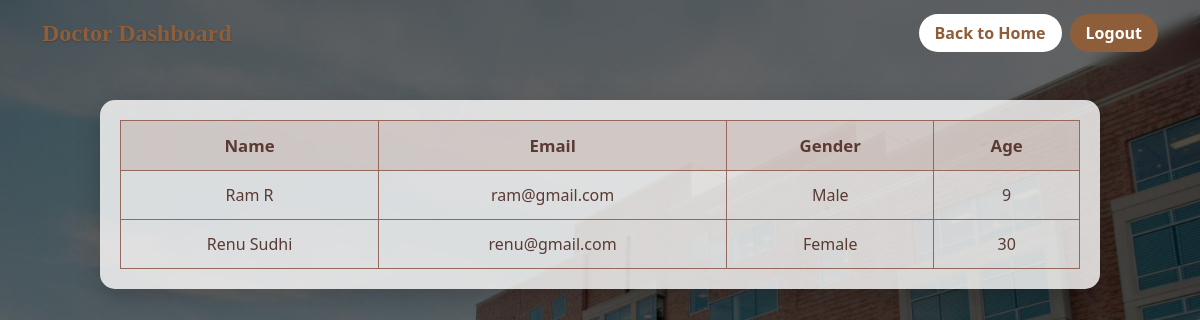
The app's page /dhome/view_pat_by_dr (signed in), older data.
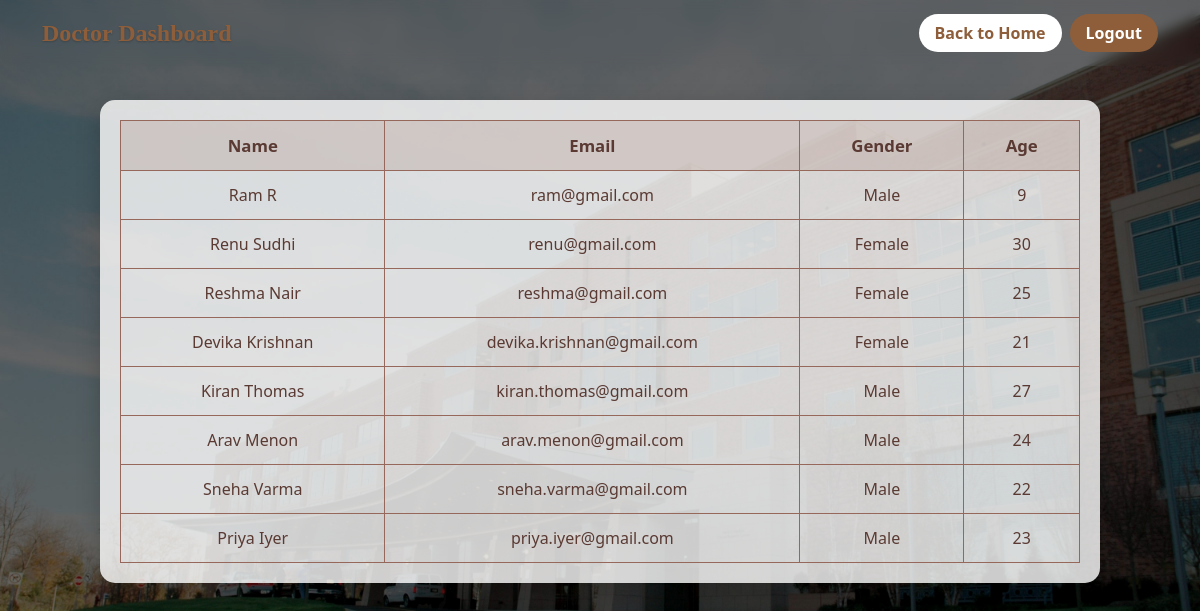
The same page, newer data.
### app/models.py (models this page shows, shortened)
class Patient(models.Model):
    Patient_id = models.ForeignKey(MYUSER, on_delete=models.CASCADE, null=True, blank=True)
    name = models.CharField(max_length=100)
    age = models.IntegerField()
    gender = models.CharField(max_length=10)
    admitted_on = models.DateField(auto_now_add=True)
    is_approved = models.BooleanField(default=False)  # NEW FIELD

class MYUSER(AbstractUser):
    user_type = models.CharField(max_length=10)

### app/views.py (the view)
# urls.py: path('dhome/view_pat_by_dr', view_patient_by_doctor),
@login_required
def view_patient_by_doctor(request):
    s = Patient.objects.select_related('Patient_id').all()
    return render(request, 'view_patient_doctor.html', {'view': s})

### app/templates/view_patient_doctor.html (shortened to what this page needs)
{% load static %}
<!DOCTYPE html>
<html lang="en">
<head>
<link href="https://cdn.jsdelivr.net/npm/bootstrap@5.0.2/dist/css/bootstrap.min.css" rel="stylesheet">
</head>
<body>
<nav class="navbar navbar-expand-lg fixed-top">
  <div class="container-fluid">
    <a class="navbar-brand" href="{% url 'dhome' %}">Doctor Dashboard</a>
    <div class="collapse navbar-collapse justify-content-end" id="navbarNav">
      <div class="d-flex gap-2">
        <a href="{% url 'dhome' %}" class="btn btn-home">Back to Home</a>
        <a href="{% url 'logout' %}" class="btn btn-logout">Logout</a>
      </div>
    </div>
  </div>
</nav>
<div class="table-container">
    <table>
        <thead>
            <tr>
                <th>Name</th>
                <th>Email</th>
                <th>Gender</th>
                <th>Age</th>
            </tr>
        </thead>
        <tbody>
        {% for i in view %}
            <tr>
                <td>{{ i.name }}</td>
                <td>{{ i.Patient_id.email }}</td>
                <td>{{ i.gender }}</td>
                <td>{{ i.age }}</td>
            </tr>
        {% empty %}
            <tr><td colspan="4">No patients found.</td></tr>
        {% endfor %}
        </tbody>
    </table>
</div>
</body>
</html>

Row changes from the older to the newer data that the page shows:
added Patient: name "Reshma Nair", Patient_id.email "reshma@gmail.com", gender "Female", age "25"
added Patient: name "Devika Krishnan", Patient_id.email "devika.krishnan@gmail.com", gender "Female", age "21"
added Patient: name "Kiran Thomas", Patient_id.email "kiran.thomas@gmail.com", gender "Male", age "27"
added Patient: name "Arav Menon", Patient_id.email "arav.menon@gmail.com", gender "Male", age "24"
added Patient: name "Sneha Varma", Patient_id.email "sneha.varma@gmail.com", gender "Male", age "22"
added Patient: name "Priya Iyer", Patient_id.email "priya.iyer@gmail.com", gender "Male", age "23"
